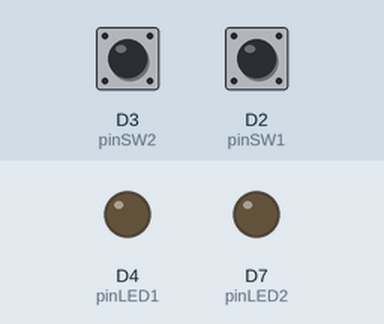
Bench run of a sketch on a simulated ESP8266 (Wemos D1 mini). On the bench: output pins drawn as LEDs (lit = HIGH). The test bench sets the inputs (shaded band); at power-on: D3 (pinSW2) LOW, D2 (pinSW1) LOW.

Above: at 1.2 s.
1.3 s: D3 (pinSW2) pulled HIGH for 0.15 s
At 1.37 s:
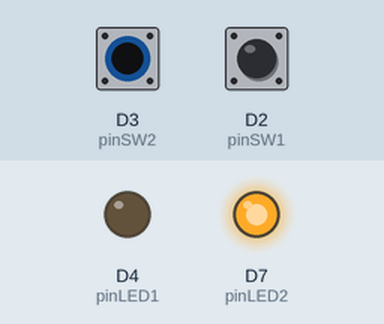
2.9 s: D2 (pinSW1) pulled HIGH for 0.15 s
At 2.97 s:
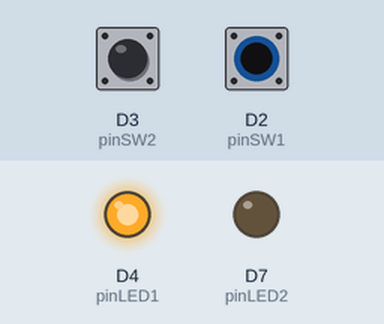
4.5 s: D2 (pinSW1) pulled HIGH for 3.2 s
At 8.9 s:
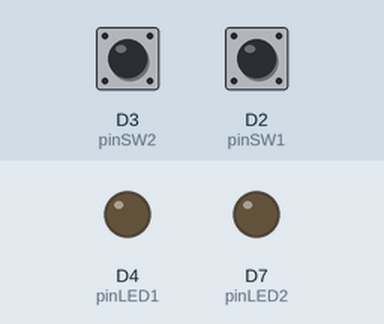
9.2 s: D3 (pinSW2) pulled HIGH for 3.2 s
At 10.3 s:
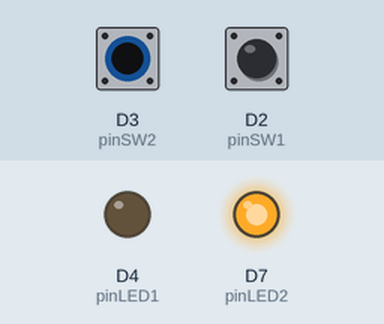
13.9 s: D3 (pinSW2) driven HIGH and D2 (pinSW1) driven HIGH
At 15.0 s:
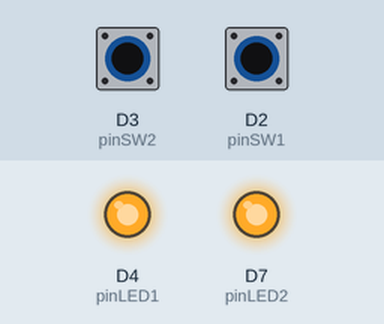
Timing chart, 0 to 16.4 s (numbered marks = the images above; inputs shaded):
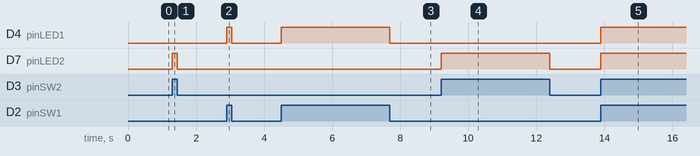

The sketch:

ex_sw2.ino
```cpp
// board : wemos d1 r1
#define pinSW1   D2
#define pinSW2   D3
#define pinLED1  D4
#define pinLED2  D7

void setup()
{
  pinMode(pinSW1, INPUT);
  pinMode(pinSW2, INPUT);
  pinMode(pinLED1, OUTPUT);
  pinMode(pinLED2, OUTPUT);
}

void loop()
{
  bool valSW1 = digitalRead(pinSW1);
  bool valSW2 = digitalRead(pinSW2);

  if(valSW1) digitalWrite(pinLED1, HIGH);
  else       digitalWrite(pinLED1, LOW);

  if(valSW2) digitalWrite(pinLED2, HIGH);
  else       digitalWrite(pinLED2, LOW);
}
```

Measured:
- after the input at 1.3 s, D7 (pinLED2): LOW → HIGH at once, → LOW 0.15 s later
- after the input at 2.9 s, D4 (pinLED1): LOW → HIGH at once, → LOW 0.15 s later
- after the input at 4.5 s, D4 (pinLED1): LOW → HIGH at once, → LOW 3.2 s later
- after the input at 9.2 s, D7 (pinLED2): LOW → HIGH at once, → LOW 3.2 s later
- after the input at 13.9 s, D4 (pinLED1), D7 (pinLED2): LOW → HIGH at once
